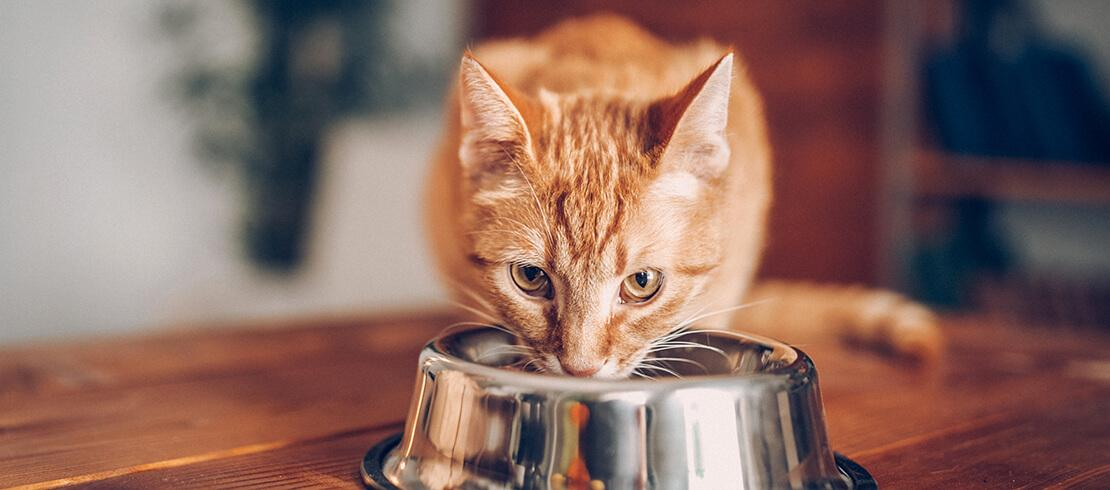
#> input picture photos/cat.jpg, 1110 x 490 px
$ python thresh.py
#> lines starting #> are read from the running program, lines starting #| are printed output that depends on the picture; after the words box and inside, x2 and y2 are one past the last pixel; in counts of white or black regions, pixels touching at a corner belong together
import cv2 as cv
img = cv.imread('photos/cat.jpg')
#> img is the input picture: shape (490, 1110, 3); mean B, G, R 99.2, 107.8, 138.6
# cv.imshow('Screenshot',img)


gray=cv.cvtColor(img,cv.COLOR_BGR2GRAY)
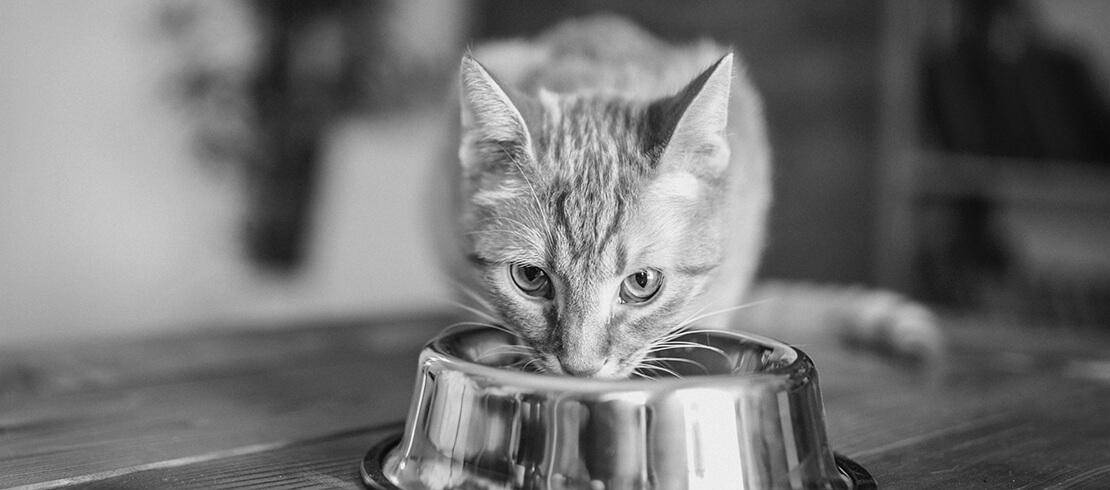
#> gray: shape (490, 1110); min 1, max 254, mean 116
# cv.imshow('Screenshot',gray)


#simple thresholding

threshold , thresh = cv.threshold(gray,100,255,cv.THRESH_BINARY)
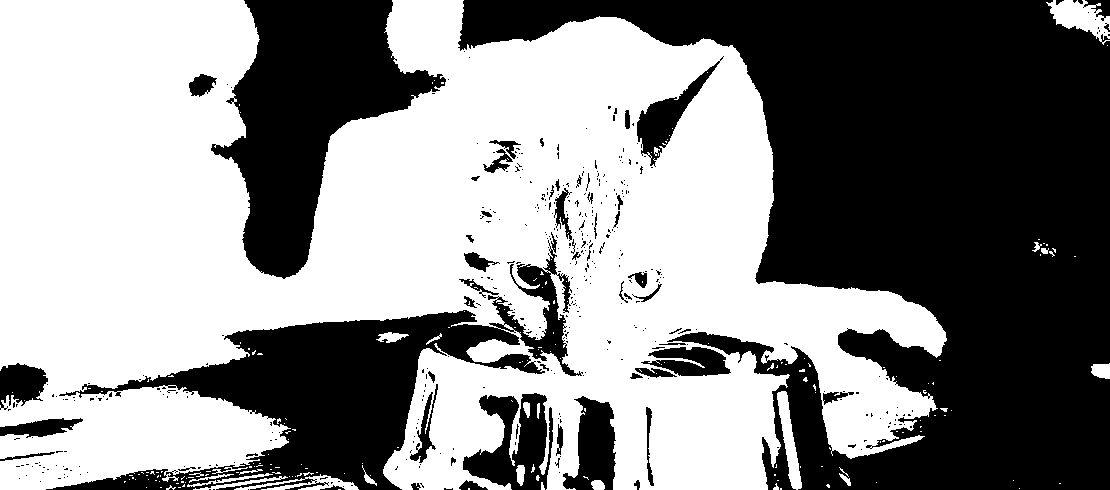
#> thresh: shape (490, 1110); 54.7% white; 420 black regions (362 under 20 px), largest, box (x1, y1, x2, y2) and area: (458, 0, 1110, 490) 159442, (46, 232, 583, 490) 36320, (211, 0, 446, 279) 30343
cv.imshow('THRESHOLD',thresh)

#threshold inverse
threshold , thresh_inv = cv.threshold(gray,100,255,cv.THRESH_BINARY_INV)
cv.imshow('THRESHOLD_inverse',thresh_inv)

#adaptive threshold
adaptive_thresh = cv.adaptiveThreshold(gray,255,cv.ADAPTIVE_THRESH_MEAN_C,cv.THRESH_BINARY,(11) , 1)
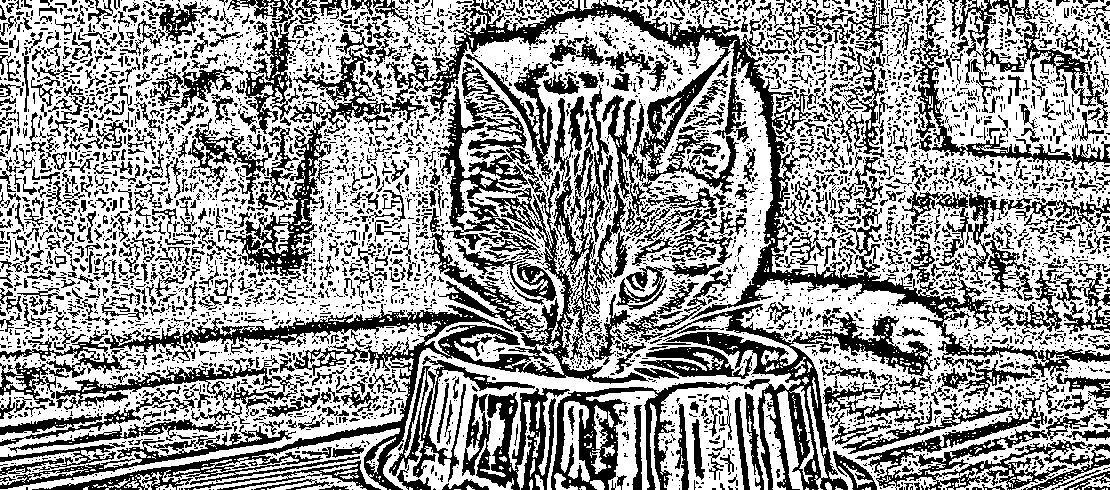
#> adaptive_thresh: shape (490, 1110); 59.7% white; 4815 black regions (3784 under 20 px), largest, box (x1, y1, x2, y2) and area: (32, 85, 649, 490) 25486, (386, 0, 1110, 400) 23258, (551, 304, 933, 490) 14967
cv.imshow('adaptive',adaptive_thresh)

cv.waitKey(0)

$ run again, with photos/group.jpg copied over photos/cat.jpg
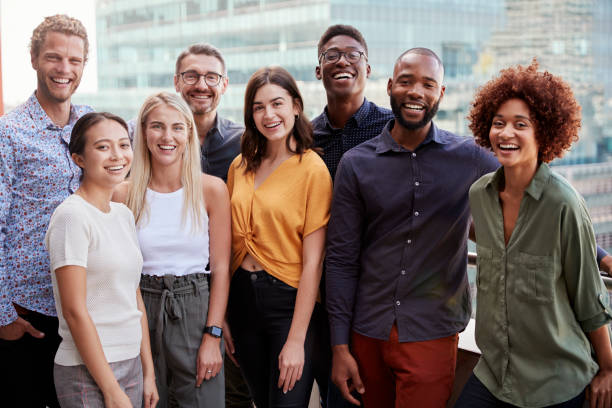
#> input picture photos/group.jpg, 612 x 408 px
#> img is the input picture: shape (408, 612, 3); mean B, G, R 109.5, 112.6, 126.8
#> `threshold , thresh = cv.threshold(gray,100,255,cv.THRESH_BINARY)`:
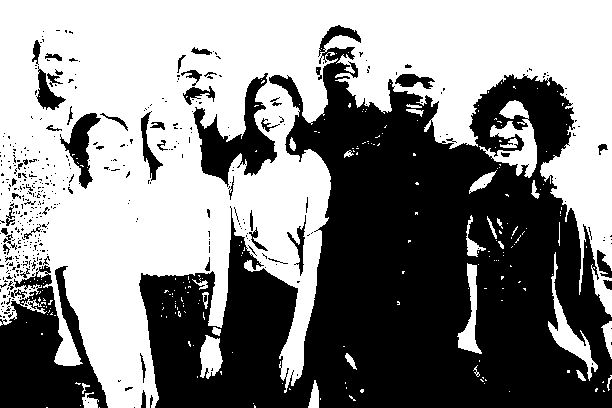
#> thresh: shape (408, 612); 53% white; 448 black regions (392 under 20 px), largest, box (x1, y1, x2, y2) and area: (139, 25, 612, 408) 97937, (0, 265, 108, 408) 8891, (193, 73, 277, 187) 3556
#> `adaptive_thresh = cv.adaptiveThreshold(gray,255,cv.ADAPTIVE_THRESH_MEA..`:
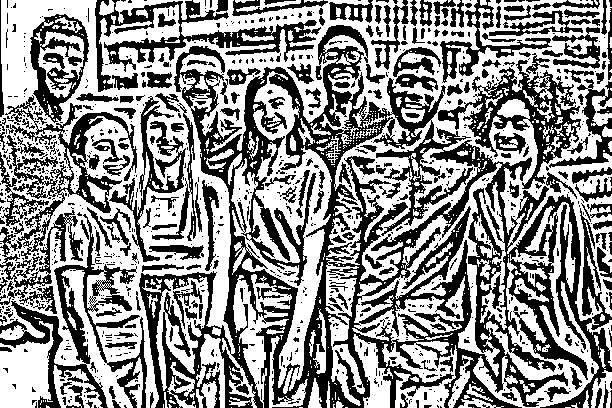
#> adaptive_thresh: shape (408, 612); 55.6% white; 958 black regions (727 under 20 px), largest, box (x1, y1, x2, y2) and area: (139, 25, 612, 408) 55164, (0, 95, 137, 305) 6185, (0, 214, 147, 408) 5818

$ run again, with photos/lady.jpg copied over photos/cat.jpg
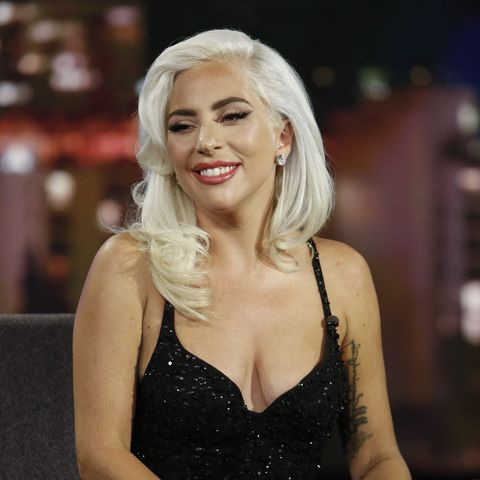
#> input picture photos/lady.jpg, 480 x 480 px
#> img is the input picture: shape (480, 480, 3); mean B, G, R 66.3, 79.3, 97.9
#> `threshold , thresh = cv.threshold(gray,100,255,cv.THRESH_BINARY)`:
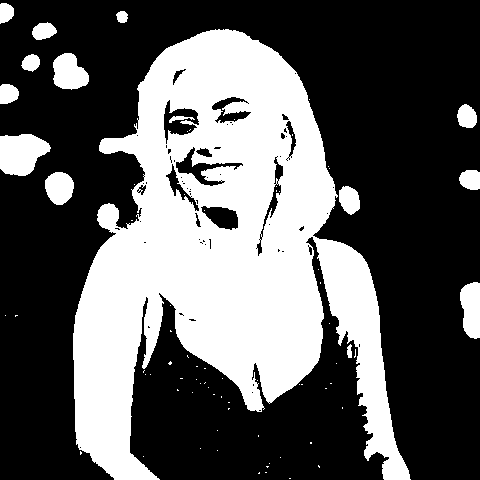
#> thresh: shape (480, 480); 36.4% white; 77 white regions (62 under 20 px), largest, box (x1, y1, x2, y2) and area: (73, 29, 411, 480) 77017, (0, 134, 51, 176) 1591, (53, 53, 89, 90) 970
#> `adaptive_thresh = cv.adaptiveThreshold(gray,255,cv.ADAPTIVE_THRESH_MEA..`:
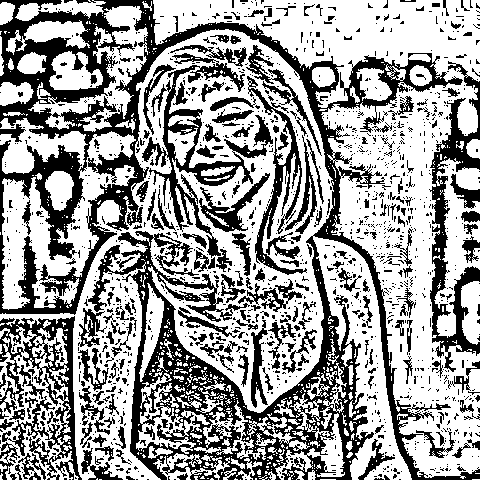
#> adaptive_thresh: shape (480, 480); 61.5% white; 1437 black regions (1221 under 20 px), largest, box (x1, y1, x2, y2) and area: (0, 0, 480, 480) 46032, (142, 53, 273, 258) 5114, (0, 316, 82, 480) 4802
